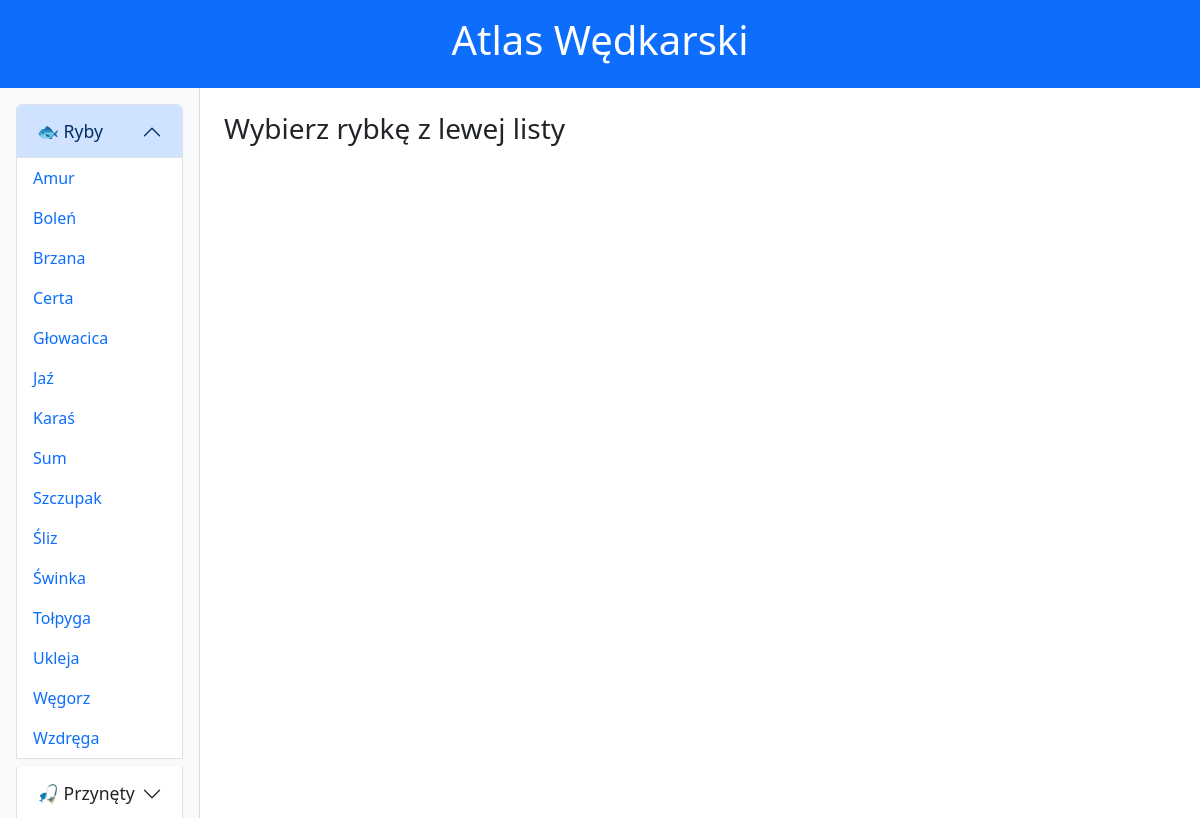
The page / on the database its author committed.
### tables this page shows
CREATE TABLE `rybki` (
  `id` int NOT NULL,
  `nazwa` varchar(255) NOT NULL,
  `opis` text NOT NULL,
  `zdjecie` varchar(255) NOT NULL
);

### index.php (the view, shortened to what this page needs)
<?php
$conn = mysqli_connect("localhost", "root", "root", "ryby");
mysqli_set_charset($conn, "utf8mb4");
$sql = "SELECT id, nazwa FROM rybki ORDER BY nazwa ASC";
$result = mysqli_query($conn, $sql);
$rybki = [];
while ($row = mysqli_fetch_assoc($result)) {
  $rybki[] = $row;
}
?>
<!DOCTYPE html>
<html lang="pl">
<head>
  <link href="https://cdn.jsdelivr.net/npm/bootstrap@5.3.3/dist/css/bootstrap.min.css" rel="stylesheet">
  <link rel="stylesheet" href="style.css">
</head>
<body>
  <header class="text-center text-white py-3 bg-primary">
    <h1>Atlas Wędkarski</h1>
  </header>
  <div class="container-fluid">
    <div class="row">
      <nav class="col-md-3 col-lg-2 bg-light p-3 sidebar">
        <div class="accordion" id="sidebarAccordion">
          <div class="accordion-item mb-2">
            <h2 class="accordion-header">
              <button class="accordion-button" type="button" data-bs-toggle="collapse" data-bs-target="#rybyCollapse">
                🐟 Ryby
              </button>
            </h2>
            <div id="rybyCollapse" class="accordion-collapse collapse show">
              <div class="accordion-body p-0">
                <?php foreach ($rybki as $r): ?>
                  <a href="#" class="d-block rybka-btn py-2 px-3" data-id="<?= $r['id'] ?>">
                    <?= htmlspecialchars($r['nazwa']) ?>
                  </a>
                <?php endforeach; ?>
              </div>
            </div>
          </div>
          <div class="accordion-item mb-2">
            <h2 class="accordion-header">
              <button class="accordion-button collapsed" type="button" data-bs-toggle="collapse"
                data-bs-target="#przynetyCollapse">
                🎣 Przynęty
              </button>
            </h2>
          </div>
        </div>
      </nav>
      <main class="col-md-9 col-lg-10 p-4" id="rybka-content">
        <h3>Wybierz rybkę z lewej listy</h3>
      </main>
    </div>
  </div>
</body>
</html>

### style.css (style rules this page uses)
body { height: 100vh; overflow: hidden; }
.sidebar { height: calc(100vh - 70px); overflow-y: auto; border-right: 1px solid #ddd; }
main { height: calc(100vh - 70px); overflow-y: auto; }
.accordion-button { font-size: 1.1rem; font-weight: 500; }
.accordion-body a { text-decoration: none; color: #0d6efd; }

### rows shown on the page
rybki: nazwa "Amur"
rybki: nazwa "Boleń"
rybki: nazwa "Brzana"
rybki: nazwa "Certa"
rybki: nazwa "Głowacica"
rybki: nazwa "Jaź"
rybki: nazwa "Karaś"
rybki: nazwa "Sum"
rybki: nazwa "Szczupak"
rybki: nazwa "Śliz"
rybki: nazwa "Świnka"
rybki: nazwa "Tołpyga"
rybki: nazwa "Ukleja"
rybki: nazwa "Węgorz"
rybki: nazwa "Wzdręga"
